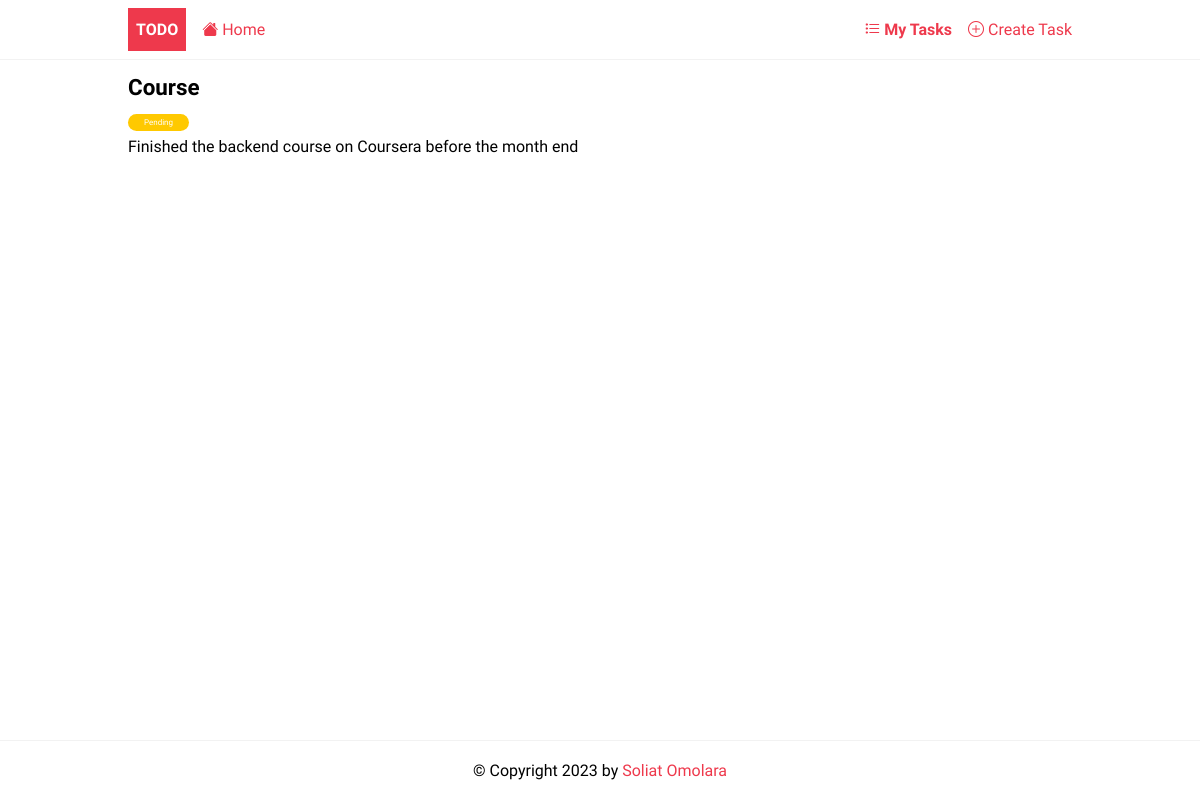
Page /details/3/ on the committed database.
### todoapp/models.py (models this page shows, shortened)
class Todo(models.Model):
    user = models.ForeignKey(User, on_delete=models.CASCADE, null=True, blank=True)
    title = models.CharField(max_length=250)
    description = models.TextField(null=True, blank=True)
    completed = models.BooleanField(default=False)
    created = models.DateTimeField(auto_now_add=True)

### todoapp/views.py (the view)
# urls.py: path('details/<int:pk>/', TodoDetail.as_view(), name='details'),
class TodoDetail(DetailView):
    model = Todo
    context_object_name = 'task'

### todoapp/templates/todoapp/todo_detail.html
{%extends 'todoapp/base.html'%}
{%block content%}
 <article class="task">
	<header>
		<h2>{{ task.title }}</h2>
		<span class="badge {% if task.completed %}badge-completed{% else %}badge-pending{%endif%}">
			{% if task.completed %} Completed {%else%} Pending {%endif%}
		</span>
	</header>
	<p>{{task.description}}</p>
</article>
{%endblock content%}

### static/css/style.css (style rules this page uses)
:root { --color-primary: #ee394c; --color-secondary: #86b7fe; --color-light: #f2f2f2; --color-gray: #ced4da; --color-dark: #212121; --color-white: #ffffff; --color-error: #e2442f; --color-warning: #ffc900; --color-info: #02a2b9; --color-success: #1ba345; --color-input: #00d1b2; --border-radius: 5px; }
* { margin: 0; padding: 0; box-sizing: border-box; text-rendering: optimizeLegibility; }
html, body { height: 100%; }
body { font-family: 'Dosis', sans-serif; font-size: 1rem; line-height: 1.7; display: flex; flex-direction: column; }
h2 { font-size: 1.4rem; }
.task { margin-bottom: auto; }
.badge { font-size: 0.5rem; padding: 0.25rem 1rem; color: var(--color-white); border-radius: 2rem; align-self: flex-start; }
.badge-pending { background-color: var(--color-warning); }

### rows in the picture
Todo: title "Course", description "Finished the backend course on Coursera before the month end"
